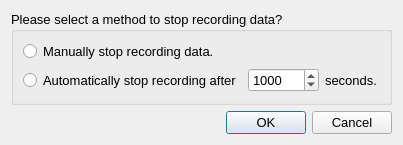
<?xml version="1.0" encoding="UTF-8"?>
<ui version="4.0">
 <class>Start_Dialog</class>
 <widget class="QDialog" name="Start_Dialog">
  <property name="geometry">
   <rect>
    <x>0</x>
    <y>0</y>
    <width>403</width>
    <height>145</height>
   </rect>
  </property>
  <property name="font">
   <font>
    <pointsize>10</pointsize>
   </font>
  </property>
  <property name="windowTitle">
   <string>Confirm Recording Data</string>
  </property>
  <property name="windowIcon">
   <iconset resource="Icon.qrc">
    <normaloff>:/Icon/Icon/settings.png</normaloff>:/Icon/Icon/settings.png</iconset>
  </property>
  <layout class="QVBoxLayout" name="verticalLayout_2">
   <item>
    <widget class="QGroupBox" name="groupBox">
     <property name="title">
      <string>Please select a method to stop recording data?</string>
     </property>
     <layout class="QVBoxLayout" name="verticalLayout">
      <item>
       <widget class="QRadioButton" name="Manually_Radio">
        <property name="text">
         <string>Manually stop recording data.</string>
        </property>
       </widget>
      </item>
      <item>
       <layout class="QHBoxLayout" name="horizontalLayout">
        <item>
         <widget class="QRadioButton" name="Automaically_Radio">
          <property name="text">
           <string>Automatically stop recording after</string>
          </property>
         </widget>
        </item>
        <item>
         <widget class="QSpinBox" name="sec_spinbox">
          <property name="minimum">
           <number>1</number>
          </property>
          <property name="maximum">
           <number>999999</number>
          </property>
          <property name="value">
           <number>1000</number>
          </property>
         </widget>
        </item>
        <item>
         <widget class="QLabel" name="label">
          <property name="text">
           <string>seconds.</string>
          </property>
         </widget>
        </item>
       </layout>
      </item>
     </layout>
    </widget>
   </item>
   <item>
    <widget class="QDialogButtonBox" name="buttonBox">
     <property name="orientation">
      <enum>Qt::Horizontal</enum>
     </property>
     <property name="standardButtons">
      <set>QDialogButtonBox::Cancel|QDialogButtonBox::Ok</set>
     </property>
    </widget>
   </item>
  </layout>
 </widget>
 <resources>
  <include location="Icon.qrc"/>
 </resources>
 <connections>
  <connection>
   <sender>buttonBox</sender>
   <signal>accepted()</signal>
   <receiver>Start_Dialog</receiver>
   <slot>accept()</slot>
   <hints>
    <hint type="sourcelabel">
     <x>248</x>
     <y>254</y>
    </hint>
    <hint type="destinationlabel">
     <x>157</x>
     <y>274</y>
    </hint>
   </hints>
  </connection>
  <connection>
   <sender>buttonBox</sender>
   <signal>rejected()</signal>
   <receiver>Start_Dialog</receiver>
   <slot>reject()</slot>
   <hints>
    <hint type="sourcelabel">
     <x>316</x>
     <y>260</y>
    </hint>
    <hint type="destinationlabel">
     <x>286</x>
     <y>274</y>
    </hint>
   </hints>
  </connection>
 </connections>
</ui>
